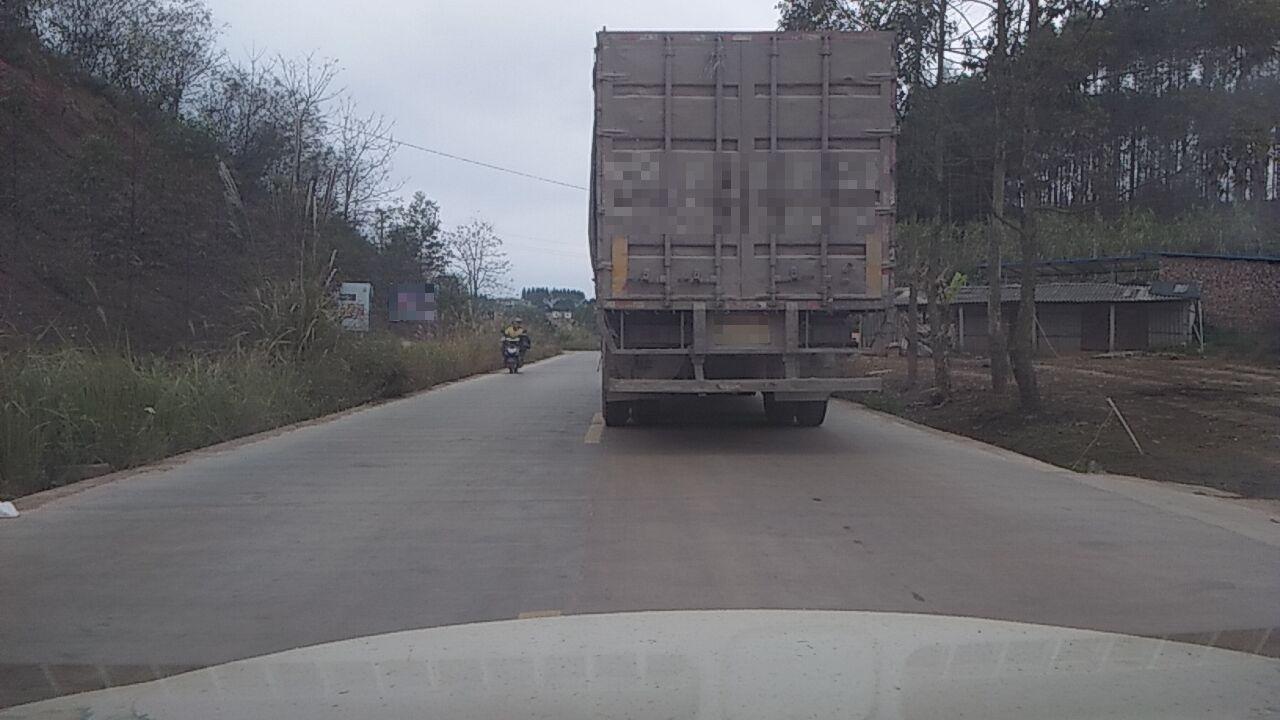
#> input picture utils/010001.jpg, 1280 x 720 px
$ python data_augment.py
#> lines starting #> are read from the running program, lines starting #| are printed output that depends on the picture
import cv2
import random
import numpy as np


class RandomHorizontalFilp(object):
    def __init__(self, p=0.5):
        self.p = p

    # [7 lines left out: function __call__, not called in this run]


class RandomCrop(object):
    def __init__(self, p=0.5):
        self.p = p

    # [20 lines left out: function __call__, not called in this run]


class RandomAffine(object):
    def __init__(self, p=0.5):
        self.p = p

    # [19 lines left out: function __call__, not called in this run]


class Resize(object):
    """
    Resize the image to target size and transforms it into a color channel(BGR->RGB),
    as well as pixel value normalization([0,1])
    """
    def __init__(self, target_shape, correct_box=True):
        self.h_target, self.w_target = target_shape
        self.correct_box = correct_box

    # [21 lines left out: function __call__, not called in this run]


class Mixup(object):
    def __init__(self, p=0.5):
        self.p = p

    # [15 lines left out: function __call__, not called in this run]


class LabelSmooth(object):
    def __init__(self, delta=0.01):
        self.delta = delta

    def __call__(self, onehot, num_classes):
        return onehot * (1 - self.delta) + self.delta * 1.0 / num_classes
if __name__ == '__main__':

    img=cv2.imread('010001.jpg')
#> img is the input picture: shape (720, 1280, 3); mean B, G, R 106.5, 102.5, 102.9
    # boxes=np.array([[501,317,501+30,317+58],[585,25,585+316,25+414]])
    # img2,boxes2 = RandomCrop(p=0.8)(img,boxes)
    #
    # # for item in boxes:
    # #     cv2.rectangle(img,(item[0],item[1]),(item[2],item[3]),(255,0,0),1)
    # # import matplotlib.pyplot as plt
    # # plt.imshow(img)
    # # plt.show()
    #
    # rs=Resize(target_shape=(256,256))
    # img2, boxes2=rs(img2,boxes2)
    #
    # for item in boxes2:
    #     cv2.rectangle(img2,(item[0],item[1]),(item[2],item[3]),(255,0,0),1)
    # import matplotlib.pyplot as plt
    # plt.imshow(img2)
    # plt.show()
    src_pts = np.float32([
        [501, 317],
        [501, 375],
        [531, 317]
    ])
    dst_pts = np.float32([
        [0, 0],
        [0, 100 - 1],
        [100-1, 0]
    ])
    M=cv2.getAffineTransform(src_pts,dst_pts)
    roi=cv2.warpAffine(img,M,(100,100))
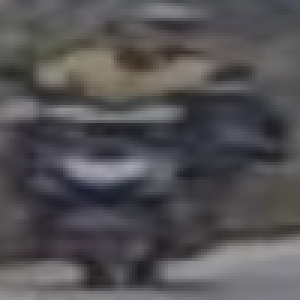
#> roi: shape (100, 100, 3) (shown 3 times larger); mean B, G, R 84.3, 81.6, 83.8
    import matplotlib.pyplot as plt
    plt.imshow(roi)
    plt.show()
